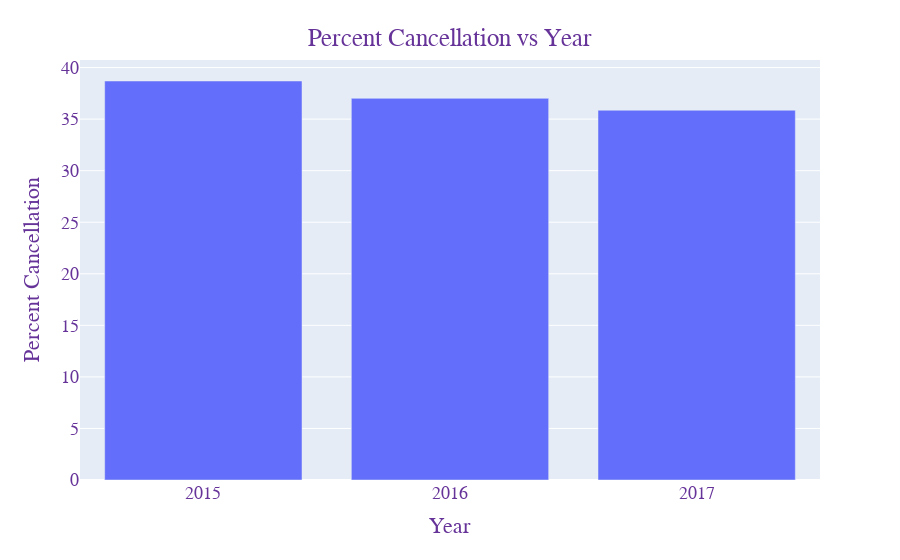

Write notebook code for a chart like this one.
### Code cell
fig = px.bar(x=df["arrival_date_year"].value_counts().index, 
             y=(df.groupby('arrival_date_year').aggregate('sum')['is_canceled']/df.groupby('arrival_date_year').aggregate('count')['is_canceled'])*100,
             
             )

fig.update_layout(
    title={
        'text': "Percent Cancellation vs Year",
        'y':0.95,
        'x':0.5,
        'xanchor': 'center',
        'yanchor': 'top'},
    xaxis_title="Year",
    yaxis_title="Percent Cancellation",
    font=dict(
        family="Courier New, monospace",
        size=18,
        color="RebeccaPurple"
    ))

fig.update_xaxes(tickvals=[2015,2016,2017])
fig.show()

### Figure 1 — Plotly figure (JSON) as saved in the notebook; plotly's stock layout.template omitted (floating-point values rounded to 4 significant figures)
{"data": [{"alignmentgroup": "True", "hovertemplate": "x=%{x}<br>y=%{y}<extra></extra>", "legendgroup": "", "marker": {"color": "#636efa"}, "name": "", "offsetgroup": "", "orientation": "v", "showlegend": false, "textposition": "auto", "type": "bar", "x": [2016, 2017, 2015], "xaxis": "x", "y": [37.02, 35.86, 38.7], "yaxis": "y"}], "layout": {"barmode": "relative", "font": {"color": "RebeccaPurple", "family": "Courier New, monospace", "size": 18}, "legend": {"tracegroupgap": 0}, "margin": {"t": 60}, "title": {"text": "Percent Cancellation vs Year", "x": 0.5, "xanchor": "center", "y": 0.95, "yanchor": "top"}, "xaxis": {"anchor": "y", "domain": [0, 1], "tickvals": [2015, 2016, 2017], "title": {"text": "Year"}, "type": "linear", "range": [2014.0, 2018.0], "autorange": true}, "yaxis": {"anchor": "x", "domain": [0, 1], "title": {"text": "Percent Cancellation"}, "type": "linear", "range": [0, 40.73], "autorange": true}, "autosize": true}}
